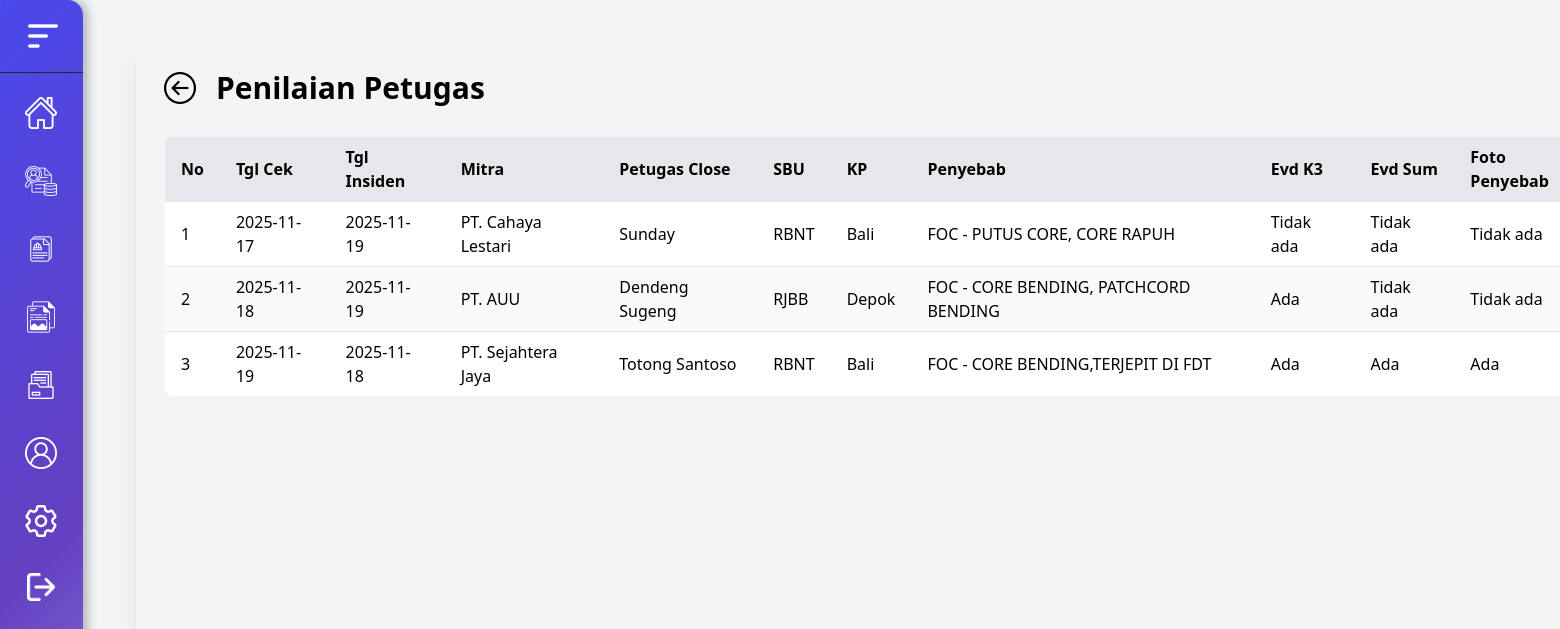
The app's page /pages/penilaian_petugas.php with its own data.
### tables this page shows
CREATE TABLE `penilaian_petugas` (
  `id` int NOT NULL,
  `tanggal_cek` date NOT NULL,
  `tanggal_insiden` date NOT NULL,
  `nama_mitra` varchar(100) NOT NULL,
  `nama_petugas_close` varchar(100) NOT NULL,
  `sbu` enum('RBNT','RJBB','RJBT','RJKB','RJTG','RKLM','RSBS','RSBT','RSBU','RSLW') NOT NULL,
  `kp` varchar(30) NOT NULL,
  `penyebab` varchar(100) NOT NULL,
  `evd_k3` enum('Ada','Tidak ada') NOT NULL,
  `evd_summary` enum('Ada','Tidak ada') NOT NULL,
  `foto_penyebab` enum('Ada','Tidak ada') NOT NULL,
  `foto_perbaikan` enum('Ada','Tidak ada') NOT NULL,
  `kesesuaian` enum('Ada','Tidak ada') NOT NULL
);

### pages/penilaian_petugas.php (the view, shortened to what this page needs)
<?php
require_once "../config/conn.php";
$query = "SELECT * FROM penilaian_petugas ORDER BY id DESC";
$result = mysqli_query($conn, $query);
?>
<!DOCTYPE html>
<html lang="en">
<head>
  <script src="https://cdn.tailwindcss.com"></script>
</head>
<body class="min-h-screen flex bg-gray-100">
  <div id="sidebar" class="sidebar z-10 fixed top-0 left-0 w-24 flex-shrink-0 h-screen text-white shadow-md flex flex-col items-center overflow-hidden transition-all duration-300 ease-in-out
                          bg-[linear-gradient(135deg,_#4949ec_0%,_#643fc0_50%,_#a8abff_100%)]">
    <div class="w-full mb-4 flex justify-center items-center border-b border-gray-800 pl-4 py-4">
      <button id="toggleSidebar" class="flex items-center justify-center w-full">
        <img id="image" src="../assets/iconweb/menu.png" alt="logo" class="w-10 invert brightness-0">
      </button>
    </div>
    <ul class="w-full flex flex-col gap-5 items-start">
      <li class="p-2 pl-5 w-full flex justify-center cursor-pointer sidebar-item
                hover:bg-[#7b61ff33] hover:scale-[1.03] transition-all duration-200 ease-out">
        <a href="dashboard.php" class="flex justify-center">
          <img class="h-8 w-8 invert brightness-0" src="../assets/iconweb/home.png" alt="">
        </a>
      </li>
      <li class="p-2 pl-5 w-full flex justify-center cursor-pointer sidebar-item
                hover:bg-[#7b61ff33] hover:scale-[1.03] transition-all duration-200 ease-out">
        <a href="laporan.php" class="flex justify-center">
          <img class="h-8 w-8 invert brightness-0" src="../assets/iconweb/customer-data.png" alt="">
        </a>
      </li>
      <li class="p-2 pl-5 w-full flex justify-center cursor-pointer sidebar-item
                hover:bg-[#7b61ff33] hover:scale-[1.03] transition-all duration-200 ease-out">
        <a href="penilaian_petugas.php" class="flex justify-center">
          <img class="h-8 w-8 invert brightness-0" src="../assets/iconweb/work.png" alt="">
        </a>
      </li>
      <li class="p-2 pl-5 w-full flex justify-center cursor-pointer sidebar-item
                hover:bg-[#7b61ff33] hover:scale-[1.03] transition-all duration-200 ease-out">
        <a href="material.php" class="flex justify-center">
          <img class="h-8 w-8 invert brightness-0" src="../assets/iconweb/image.png" alt="">
        </a>
      </li>
      <li class="p-2 pl-5 w-full flex justify-center cursor-pointer sidebar-item
                hover:bg-[#7b61ff33] hover:scale-[1.03] transition-all duration-200 ease-out">
        <a href="data_material.php" class="flex justify-center">
          <img class="h-8 w-8 invert brightness-0" src="../assets/iconweb/folder.png" alt="">
        </a>
      </li>
      <li class="p-2 pl-5 w-full flex justify-center cursor-pointer sidebar-item
                hover:bg-[#7b61ff33] hover:scale-[1.03] transition-all duration-200 ease-out">
        <a href="#" class="flex justify-center">
          <img class="h-8 w-8 invert brightness-0" src="../assets/iconweb/user.png" alt="">
        </a>
      </li>
      <li class="p-2 pl-5 w-full flex justify-center cursor-pointer sidebar-item
                hover:bg-[#7b61ff33] hover:scale-[1.03] transition-all duration-200 ease-out">
        <a href="#" class="flex justify-center">
          <img class="h-8 w-8 invert brightness-0" src="../assets/iconweb/setting.png" alt="">
        </a>
      </li>
      <li class="p-2 pl-5 w-full flex justify-center cursor-pointer sidebar-item
                hover:bg-[#7b61ff33] hover:scale-[1.03] transition-all duration-200 ease-out">
        <a href="../config/logout.php" class="flex justify-center">
          <img class="h-7 w-7 invert brightness-0" src="../assets/iconweb/logout.png" alt="">
        </a>
      </li>
    </ul>
  </div>
  <div class="main flex justify-center items-center flex-1 min-h-screen bg-gray-100 pl-24 transition-all duration-300">
    <div class="card min-h-screen rounded-lg shadow-xl m-10 p-7 w-auto relative">
      <div class="flex items-center justify-between gap-5 mb-7">
        <div class="flex items-center gap-5">
          <a href="dashboard.php">
            <img class="h-8 w-8" src="../assets/iconweb/back-button.png" alt="">
          </a>
          <h1 class="text-3xl font-semibold flex items-center">Penilaian Petugas</h1>
        </div>
      </div>
      <div class="content flex gap-8">
        <div class="left flex-1">
          <table class="w-[2600px] border border-gray-300 rounded-lg overflow-hidden">
            <thead>
              <tr class="bg-gray-200 text-left">
                <th class="px-4 py-2 border-b">No</th>
                <th class="px-4 py-2 border-b">Tgl Cek</th>
                <th class="px-4 py-2 border-b">Tgl Insiden</th>
                <th class="px-4 py-2 border-b">Mitra</th>
                <th class="px-4 py-2 border-b">Petugas Close</th>
                <th class="px-4 py-2 border-b">SBU</th>
                <th class="px-4 py-2 border-b">KP</th>
                <th class="px-4 py-2 border-b">Penyebab</th>
                <th class="px-4 py-2 border-b">Evd K3</th>
                <th class="px-4 py-2 border-b">Evd Sum</th>
                <th class="px-4 py-2 border-b">Foto Penyebab</th>
              </tr>
            </thead>
            <tbody>
              <?php
              $no = 1;
              mysqli_data_seek($result, 0);
              while ($row = mysqli_fetch_assoc($result)):
              ?>
              <tr class="odd:bg-white even:bg-gray-50 hover:bg-gray-100 cursor-pointer">
                <td class="px-4 py-2 border-b"><?= $no++ ?></td>
                <td class="px-4 py-2 border-b"><?= $row['tanggal_cek'] ?></td>
                <td class="px-4 py-2 border-b"><?= $row['tanggal_insiden'] ?></td>
                <td class="px-4 py-2 border-b"><?= $row['nama_mitra'] ?></td>
                <td class="px-4 py-2 border-b"><?= $row['nama_petugas_close'] ?></td>
                <td class="px-4 py-2 border-b"><?= $row['sbu'] ?></td>
                <td class="px-4 py-2 border-b"><?= $row['kp'] ?></td>
                <td class="px-4 py-2 border-b"><?= $row['penyebab'] ?></td>
                <td class="px-4 py-2 border-b"><?= $row['evd_k3'] ?></td>
                <td class="px-4 py-2 border-b"><?= $row['evd_summary'] ?></td>
                <td class="px-4 py-2 border-b"><?= $row['foto_penyebab'] ?></td>
              </tr>
              <?php endwhile; ?>
            </tbody>
          </table>
        </div>
      </div>
    </div>
  </div>
</body>
</html>

### pages/penilaian_petugas.php (style rules this page uses)
#sidebar { box-shadow: 5px 0 10px rgba(0, 0, 0, 0.25); border-radius: 15px; margin-left: -13px; }

### records on screen
penilaian_petugas: tanggal_cek "2025-11-17", tanggal_insiden "2025-11-19", nama_mitra "PT. Cahaya Lestari", nama_petugas_close "Sunday", sbu "RBNT", kp "Bali", penyebab "FOC - PUTUS CORE, CORE RAPUH", evd_k3 "Tidak ada", evd_summary "Tidak ada", foto_penyebab "Tidak ada"
penilaian_petugas: tanggal_cek "2025-11-18", tanggal_insiden "2025-11-19", nama_mitra "PT. AUU", nama_petugas_close "Dendeng Sugeng", sbu "RJBB", kp "Depok", penyebab "FOC - CORE BENDING, PATCHCORD BENDING", evd_k3 "Ada", evd_summary "Tidak ada", foto_penyebab "Tidak ada"
penilaian_petugas: tanggal_cek "2025-11-19", tanggal_insiden "2025-11-18", nama_mitra "PT. Sejahtera Jaya", nama_petugas_close "Totong Santoso", sbu "RBNT", kp "Bali", penyebab "FOC - CORE BENDING,TERJEPIT DI FDT", evd_k3 "Ada", evd_summary "Ada", foto_penyebab "Ada"
